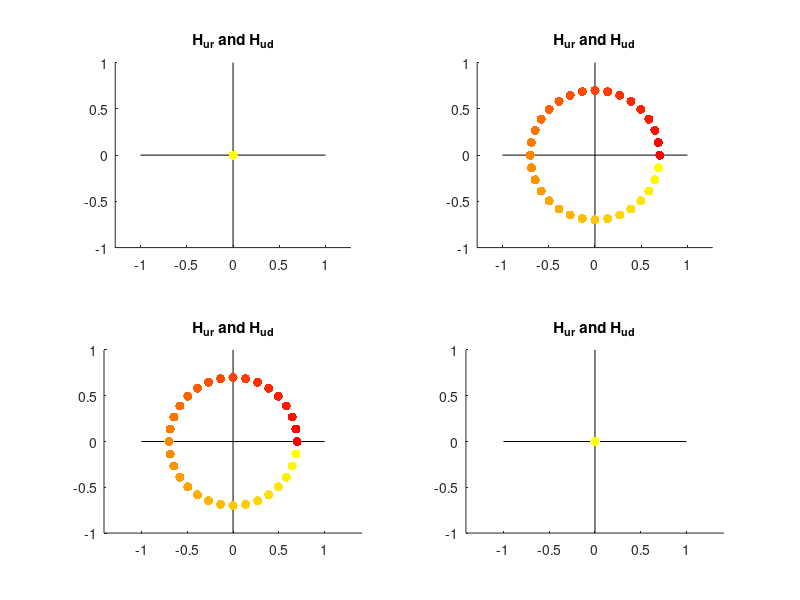
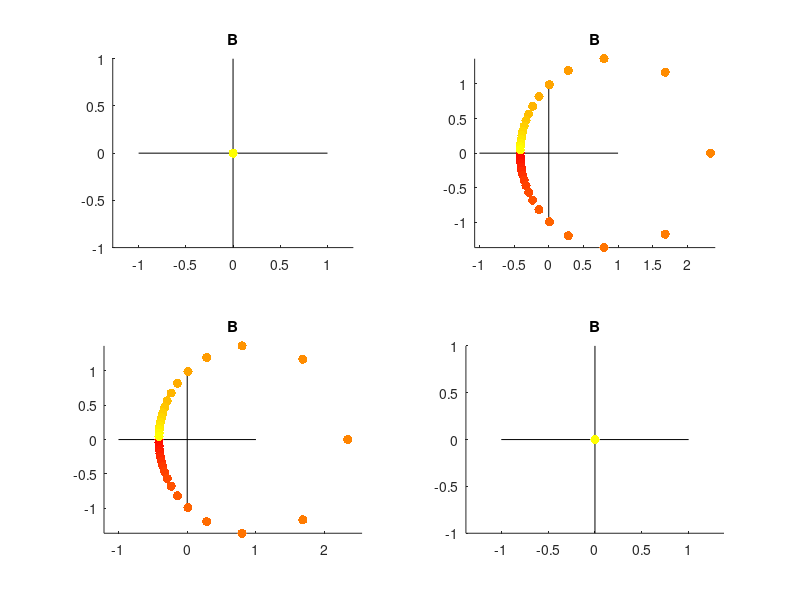
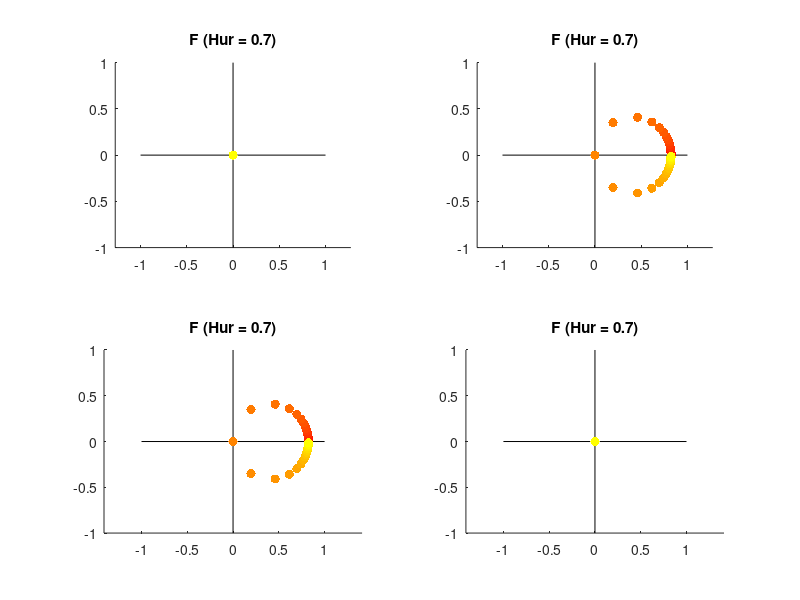

The MATLAB source for these figures, in order:
% realPart = -1.3:0.1:1.3;
% imaginaryPart = realPart;
% % [X,Y] = meshgrid(realPart,imaginaryPart);
% % comp = X + Y*1j;
% comp = permute(realPart + imaginaryPart*1j,[2 1]);
% n = length(comp);

interval = pi/16;
angle = 0:interval:2*pi-interval;
realPart = cos(angle);
imaginaryPart = sin(angle);
comp = permute(realPart + imaginaryPart*1j,[2 1]);
n = length(comp);
amp = linspace(0.5,0.8,n)';
comp = 0.7.*comp;

clear Hud Hur B F
% Hud(1,1,:) = comp;
% Hud(2,2,:) = comp;
% Hur(1,1,:) = comp;
% Hur(2,2,:) = comp;
% M = eye(2);

Hud(1,2,:) = comp;
Hud(2,1,:) = comp;
Hur(1,2,:) = comp;
Hur(2,1,:) = comp;
M = [0 1; 1 0];

idx = 1;
fixedHur = true;

% disturbance after M
if fixedHur
    for i = 1:size(Hud,3)
        B(:,:,i) = -Hud(:,:,i)*inv(M*Hud(:,:,i) + eye(2));
        F(:,:,i) = Hur(:,:,idx) + B(:,:,i)*(M*Hur(:,:,idx) - eye(2));
    end
else
    for i = 1:size(Hud,3)
        B(:,:,i) = -Hud(:,:,i)*inv(M*Hud(:,:,i) + eye(2));
    end
    for i = 1:size(Hud,3)
        F(:,:,i) = Hur(:,:,i) + B(:,:,idx)*(M*Hur(:,:,i) - eye(2));
    end
end

% disturbance before M
% if fixedHur
%     for i = 1:size(Hud,3)
%         B(:,:,i) = -Hud(:,:,i)*inv(M*Hud(:,:,i) + M);
% %         B(:,:,i) = -Hud(:,:,i)*M*inv(Hud(:,:,i) + eye(2));
%         F(:,:,i) = Hur(:,:,idx) + B(:,:,i)*(M*Hur(:,:,idx) - eye(2));
%     end
% else
%     for i = 1:size(Hud,3)
%         B(:,:,i) = -Hud(:,:,i)*inv(M*Hud(:,:,i) + M);
% %         B(:,:,i) = -Hud(:,:,i)*M*inv(Hud(:,:,i) + eye(2));
%     end
%     for i = 1:size(Hud,3)
%         F(:,:,i) = Hur(:,:,i) + B(:,:,idx)*(M*Hur(:,:,i) - eye(2));
%     end
% end

nReal = numel(realPart);
nImag = numel(imaginaryPart);
col1 = [1 0 0];
col2 = [0 1 0];
col3 = [0 0 1];
col4 = [1 1 0];

map = [linspace(col1(1),col4(1),n)' linspace(col1(2),col4(2),n)' linspace(col1(3),col4(3),n)'];

ax1 = 1;
ax2 = 1;

figure(7); clf
for i = 1:2
    for k = 1:2
        subplot(2,2,2*(i-1)+k); hold on
        plot([-1 1],[0 0],'k')
        plot([0 0],[-1 1],'k')
        % for i = 1:n
            for j = 1:n
        %         plot(real(comp(i,j)),imag(comp(i,j)),'.','MarkerSize',20,'Color',squeeze(map(i,j,:)))
                plot(real(Hud(i,k,j)),imag(Hud(i,k,j)),'.','MarkerSize',20,'Color',map(j,:))
            end
        % end
        title('H_{ur} and H_{ud}')
        axis equal
    end
end

figure(8); clf
for i = 1:2
    for j = 1:2
        subplot(2,2,2*(i-1)+j); hold on
        plot([-1 1],[0 0],'k')
        plot([0 0],[-1 1],'k')
        % for i = 1:n
        for k = 1:n
            %         plot(real(B(i,j)),imag(B(i,j)),'.','MarkerSize',20,'Color',squeeze(map(i,j,:)))
            plot(real(B(i,j,k)),imag(B(i,j,k)),'.','MarkerSize',20,'Color',map(k,:))
        end
        % end
        title('B')
        axis equal
    end
end

figure(9); clf
for i = 1:2
    for j = 1:2
        subplot(2,2,2*(i-1)+j); hold on
        plot([-1 1],[0 0],'k')
        plot([0 0],[-1 1],'k')
        % for i = 1:n
        for k = 1:n
            %         plot(real(B(i,j)),imag(B(i,j)),'.','MarkerSize',20,'Color',squeeze(map(i,j,:)))
            plot(real(F(i,j,k)),imag(F(i,j,k)),'.','MarkerSize',20,'Color',map(k,:))
        end
        % end
        if fixedHur
            title(['F (Hur = ' num2str(comp(idx)) ')'])
        else
            title(['F (Hud = ' num2str(comp(idx)) ')'])
        end
        axis equal
    end
end